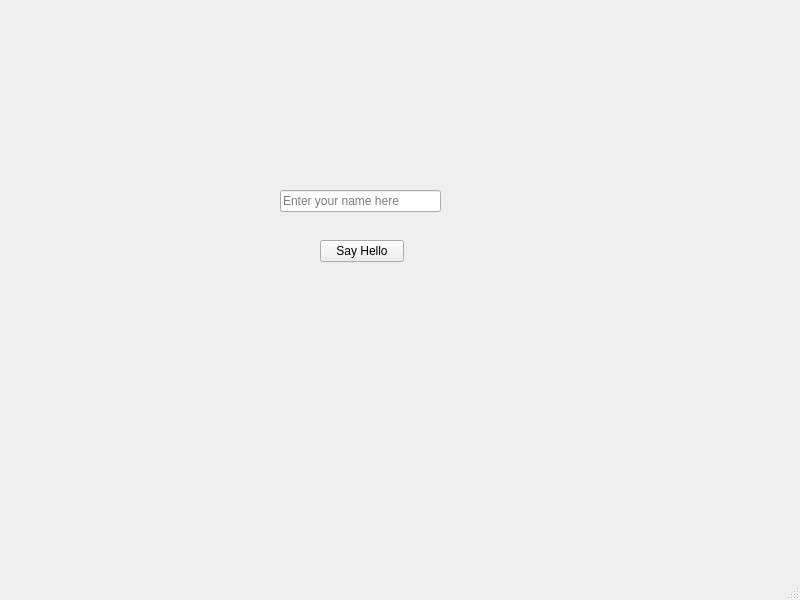
<?xml version="1.0" encoding="UTF-8"?>
<ui version="4.0">
 <class>HelloQt</class>
 <widget class="QMainWindow" name="HelloQt">
  <property name="geometry">
   <rect>
    <x>0</x>
    <y>0</y>
    <width>800</width>
    <height>600</height>
   </rect>
  </property>
  <property name="windowTitle">
   <string>HelloQt</string>
  </property>
  <widget class="QWidget" name="centralwidget">
   <widget class="QLabel" name="label">
    <property name="geometry">
     <rect>
      <x>280</x>
      <y>40</y>
      <width>171</width>
      <height>121</height>
     </rect>
    </property>
    <property name="text">
     <string/>
    </property>
    <property name="alignment">
     <set>Qt::AlignCenter</set>
    </property>
   </widget>
   <widget class="QLineEdit" name="lineEdit">
    <property name="geometry">
     <rect>
      <x>280</x>
      <y>190</y>
      <width>161</width>
      <height>22</height>
     </rect>
    </property>
    <property name="placeholderText">
     <string>Enter your name here</string>
    </property>
   </widget>
   <widget class="QPushButton" name="pushButton">
    <property name="geometry">
     <rect>
      <x>320</x>
      <y>240</y>
      <width>84</width>
      <height>22</height>
     </rect>
    </property>
    <property name="text">
     <string>Say Hello</string>
    </property>
   </widget>
  </widget>
  <widget class="QMenuBar" name="menubar">
   <property name="geometry">
    <rect>
     <x>0</x>
     <y>0</y>
     <width>800</width>
     <height>22</height>
    </rect>
   </property>
  </widget>
  <widget class="QStatusBar" name="statusbar"/>
 </widget>
 <resources/>
 <connections/>
</ui>
